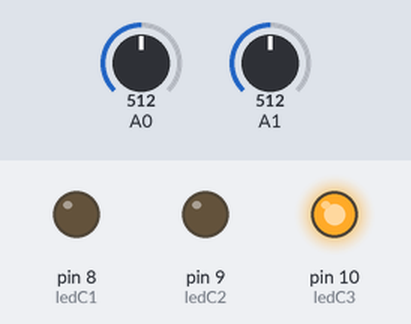
The sketch below on a simulated Arduino Uno, built with avr-gcc and run on an emulated ATmega328P. Shown: output pins drawn as LEDs (lit = HIGH). The inputs (shaded band) are chosen by the test bench; at power-on: A0 = 512, A1 = 512. What the sketch prints to the serial monitor is not drawn.

Above: at 7.5 s.
At 15.5 s:
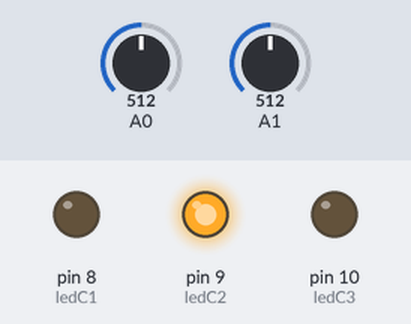
At 16.5 s:
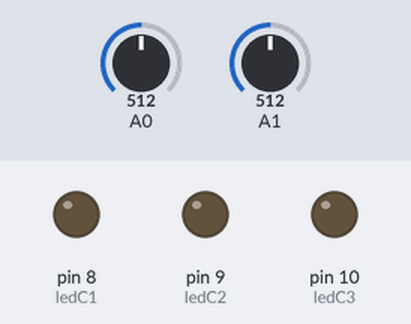
At 19.5 s:
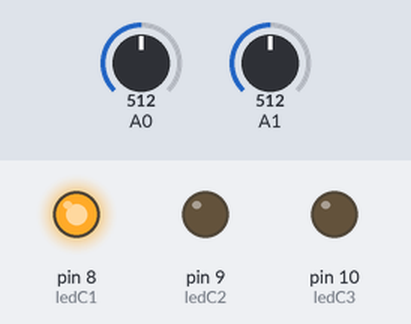
Timing chart, 0 to 28.6 s (numbered marks = the images above):
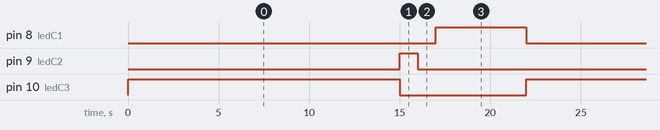

Measured:
- by itself, pin 8 (ledC1): alternates HIGH for 5.0 s and LOW for 17.0 s
- by itself, pin 9 (ledC2): alternates HIGH for 1.0 s and LOW for 21.0 s
- by itself, pin 10 (ledC3): alternates HIGH for 15.0 s and LOW for 7.0 s

The sketch:

code.ino
```cpp
#define ledC1 8
#define ledC2 9
#define ledC3 10

int c1, c2 ;

void setup() {
  Serial.begin(9600);

  pinMode(ledC1, OUTPUT);
  pinMode(ledC2, OUTPUT);
  pinMode(ledC3, OUTPUT);
}

void loop() {
  readSensor();

  if (c1 == 1 ) {
    roadCopen();
  } else {
    roadClose();
  }
}

void readSensor() {
  c1 = analogRead(A1);
  c2 = analogRead(A0);
  Serial.print(c1);
  Serial.print("\t");
  Serial.print(c2);
  Serial.println("\t");
  if (c1 < 400) { c1 = 1; } else c1 = 0;
  Serial.print(c1);
  Serial.print("\t");
  Serial.print(c2);
  Serial.println("\t");
}

void roadCopen() {
  digitalWrite(ledC3, LOW);
  digitalWrite(ledC1, LOW);
  digitalWrite(ledC2, HIGH);
  delay(2000);
  digitalWrite(ledC2, LOW);
  digitalWrite(ledC1, HIGH);
  delay(2000);
  readSensor();
}

void roadClose() {
  Serial.println("ROAD STOP");
  digitalWrite(ledC3, HIGH);
  digitalWrite(ledC1, LOW);
  digitalWrite(ledC2, LOW);
  delay(15000);
  digitalWrite(ledC3, LOW);
  digitalWrite(ledC2, HIGH);
  delay(1000);
  digitalWrite(ledC2, LOW);
  delay(1000);
  digitalWrite(ledC1, HIGH);
  delay(5000);
  digitalWrite(ledC1, LOW);
  readSensor();
}
```
